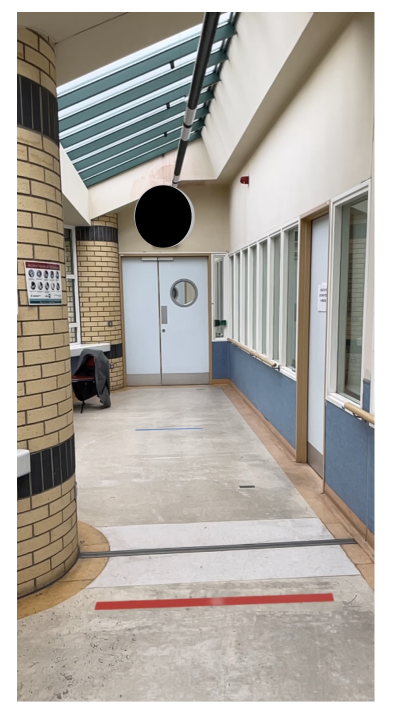
#> input picture 1.png, 800 x 1432 px (shown at 1/2 size)
$ python main.py
#> lines starting #> are read from the running program, lines starting #| are printed output that depends on the picture
import cv2
import numpy as np
def get_mask(input_frame):
    b, g, r = cv2.split(input_frame)
    g = g.astype(np.int8)
    b = b.astype(np.int8)
    r = r.astype(np.int8)

    mask1, mask2 = g-r, b-g
    t1_mask1 = mask1 < 145
    t2_mask2 = mask2 < 245
    mask = np.bitwise_or(np.array(t1_mask1), np.array(t2_mask2)).astype(np.uint8)*255

    # kernel = np.ones((31, 31), np.uint8)
    # closed_mask = cv2.morphologyEx(mask, cv2.MORPH_CLOSE, kernel)
    closed_mask = mask
    return closed_mask
def get_correct_contours(mask):
    (h, w) = mask.shape
    contours, _ = cv2.findContours(mask, cv2.RETR_CCOMP, cv2.CHAIN_APPROX_SIMPLE)
    centers = []
    if len(contours) != 0:
        for contour in contours:
            x, y, ww, hh = cv2.boundingRect(contour)
            centers.append([w + h + ww //2, y + hh //2 ])
            print(x, y)
    return centers
def main():
    img = cv2.imread('1.png')
#> img is the input picture: shape (1432, 800, 3); mean B, G, R 164.2, 171, 175.8
    img  = cv2.resize(img, (800, 600))
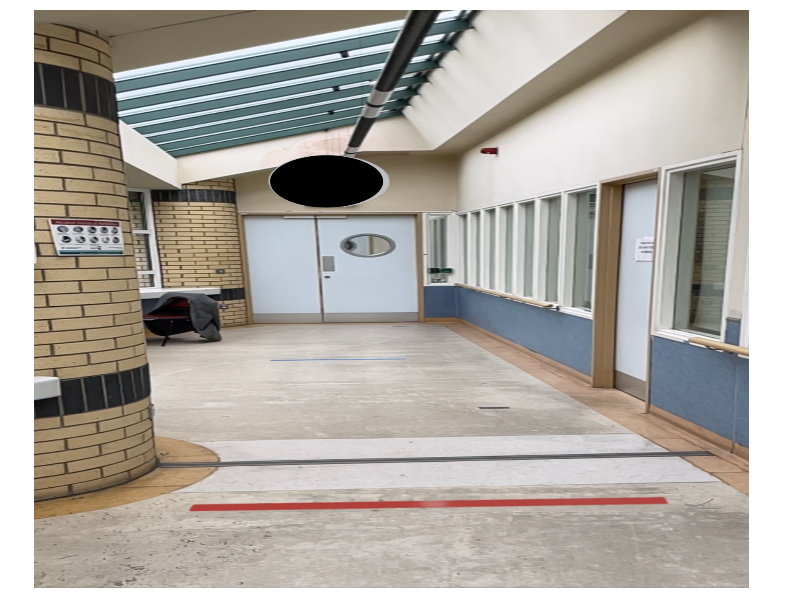
#> img: shape (600, 800, 3); mean B, G, R 164.1, 170.9, 175.7
    mask = get_mask(img)
#> in get_mask, `b, g, r = cv2.split(input_frame)`:
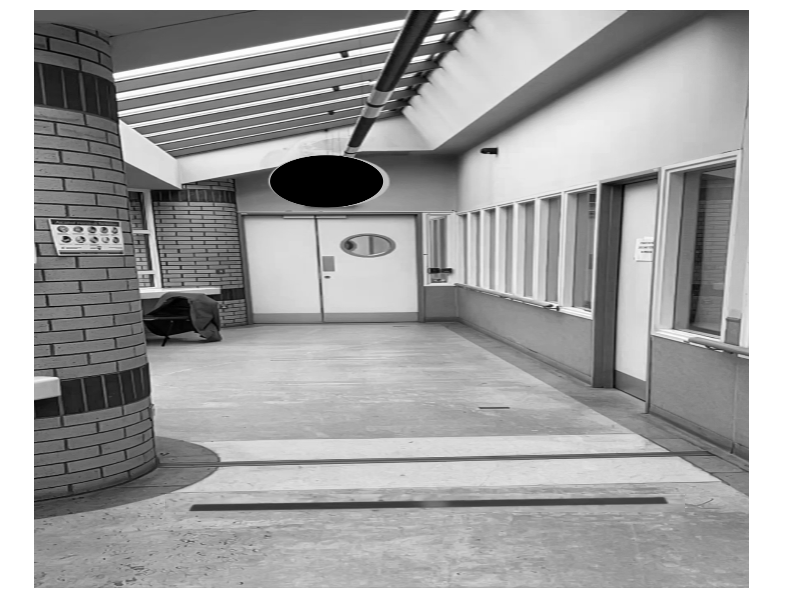
#> b: shape (600, 800); min 0, max 255, mean 164.1
#> in get_mask, `b, g, r = cv2.split(input_frame)`:
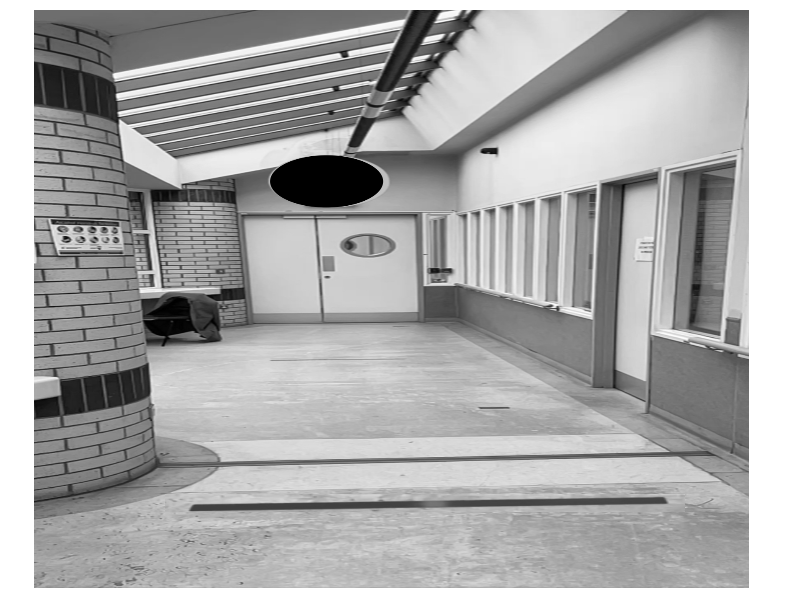
#> g: shape (600, 800); min 0, max 255, mean 170.9
#> in get_mask, `b, g, r = cv2.split(input_frame)`:
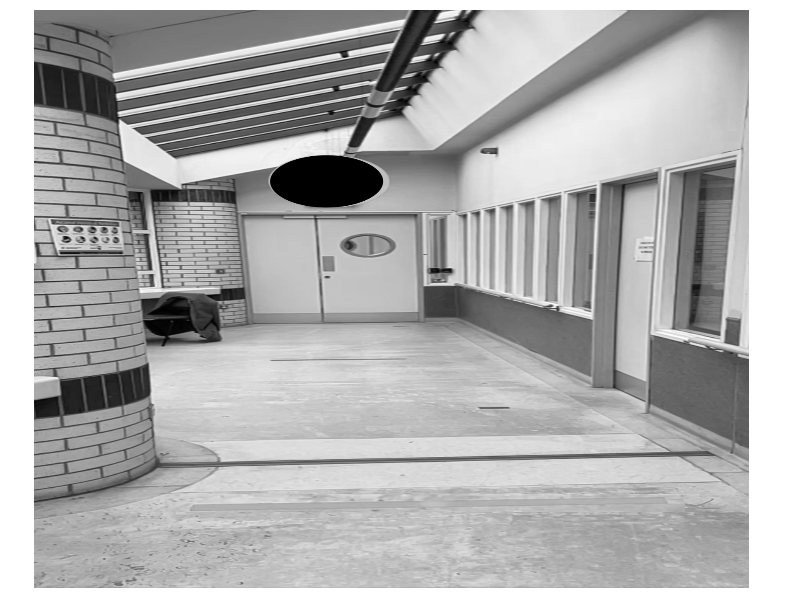
#> r: shape (600, 800); min 0, max 255, mean 175.7
#> in get_mask, `mask1, mask2 = g-r, b-g`:
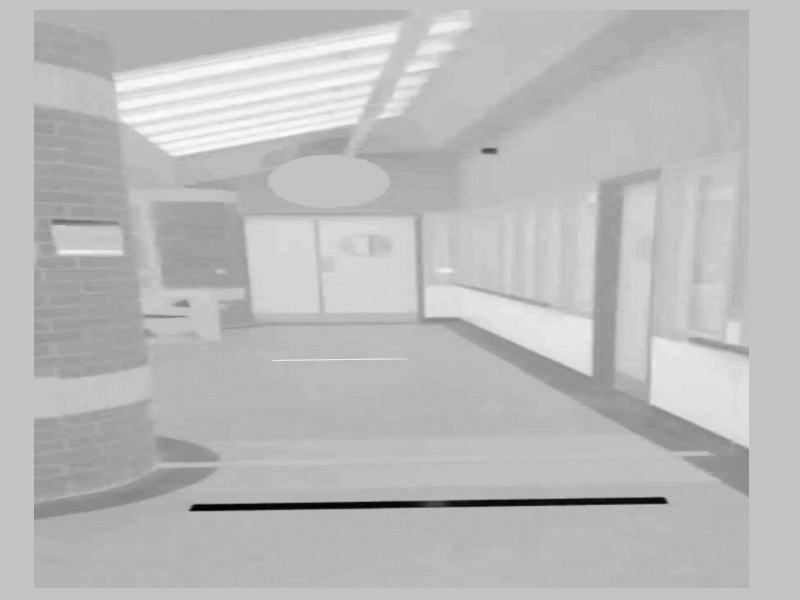
#> mask1: shape (600, 800) int8; min -116, max 35, mean -4.8; drawn with min black and max white
#> in get_mask, `mask1, mask2 = g-r, b-g`:
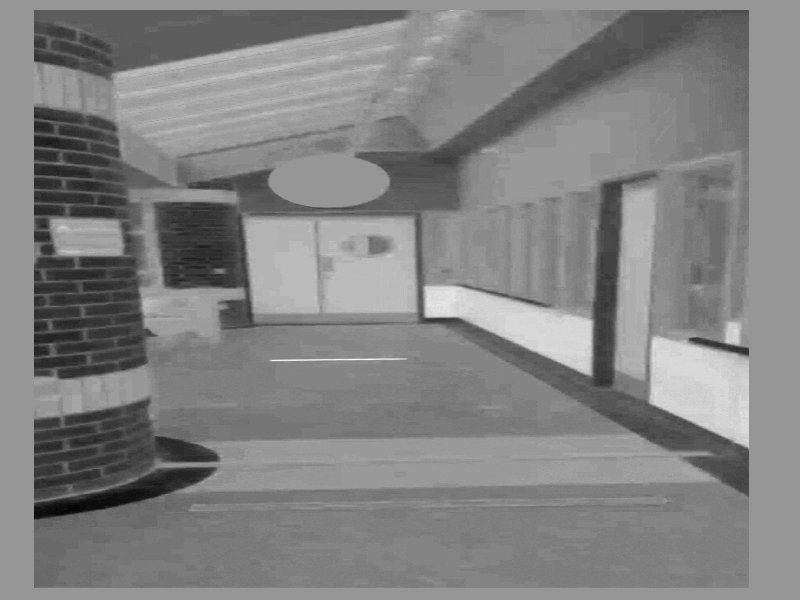
#> mask2: shape (600, 800) int8; min -50, max 35, mean -6.7; drawn with min black and max white
#> in get_mask, `t1_mask1 = mask1 < 145`: t1_mask1: shape (600, 800) bool; every value is 1
#> in get_mask, `mask = np.bitwise_or(np.array(t1_mask1), np.array(t2_mask2)).astype(np..`: mask: shape (600, 800); every value is 255
    centers = get_correct_contours(mask)
#> in get_correct_contours, `contours, _ = cv2.findContours(mask, cv2.RETR_CCOMP, cv2.CHAIN_APPROX_..`: contours = [[[0, 0], [0, 599], [799, 599], [799, 0]]]
#> the loop in get_correct_contours, `for contour in contours:` made 1 pass
#> (contour, x, y, ww, hh) on pass 1: ([[0, 0], [0, 599], [799, 599], [799, 0]], 0, 0, 800, 600)
#| 0 0
#> after the loop in get_correct_contours, `for contour in contours:`: centers = [[1800, 300]]
#> centers = [[1800, 300]]
    for center in centers:
        cv2.circle(img=img, center = center, radius = 3, thickness = 6, color= [255, 125, 0])
#> this loop made 1 pass

    cv2.imshow('img', img)
    cv2.waitKey(0)
if __name__ == "__main__":
    main()
